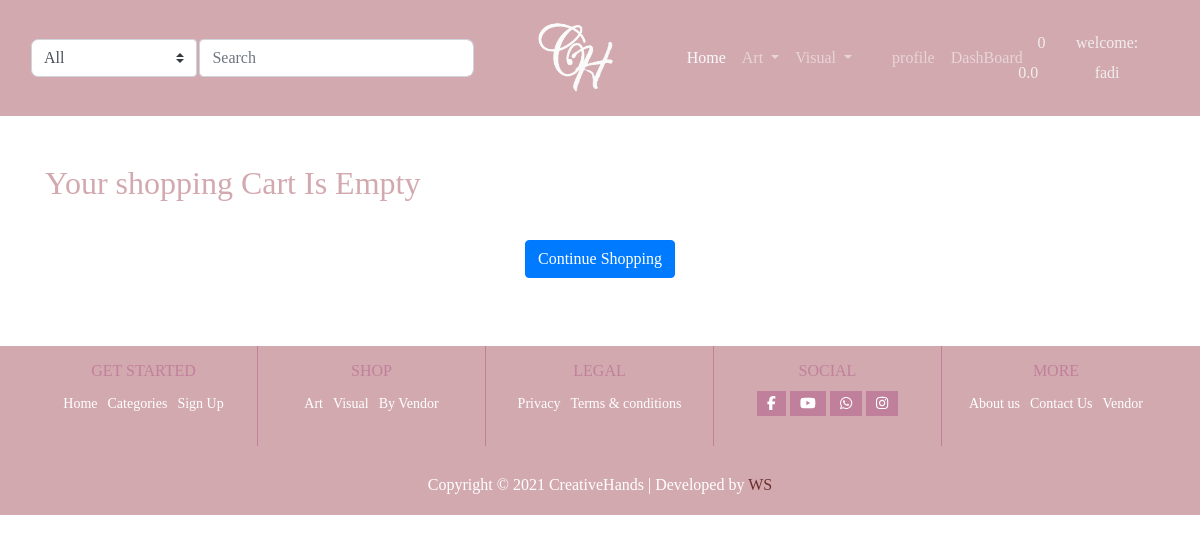
The app's page /cart/ (signed in), older data.
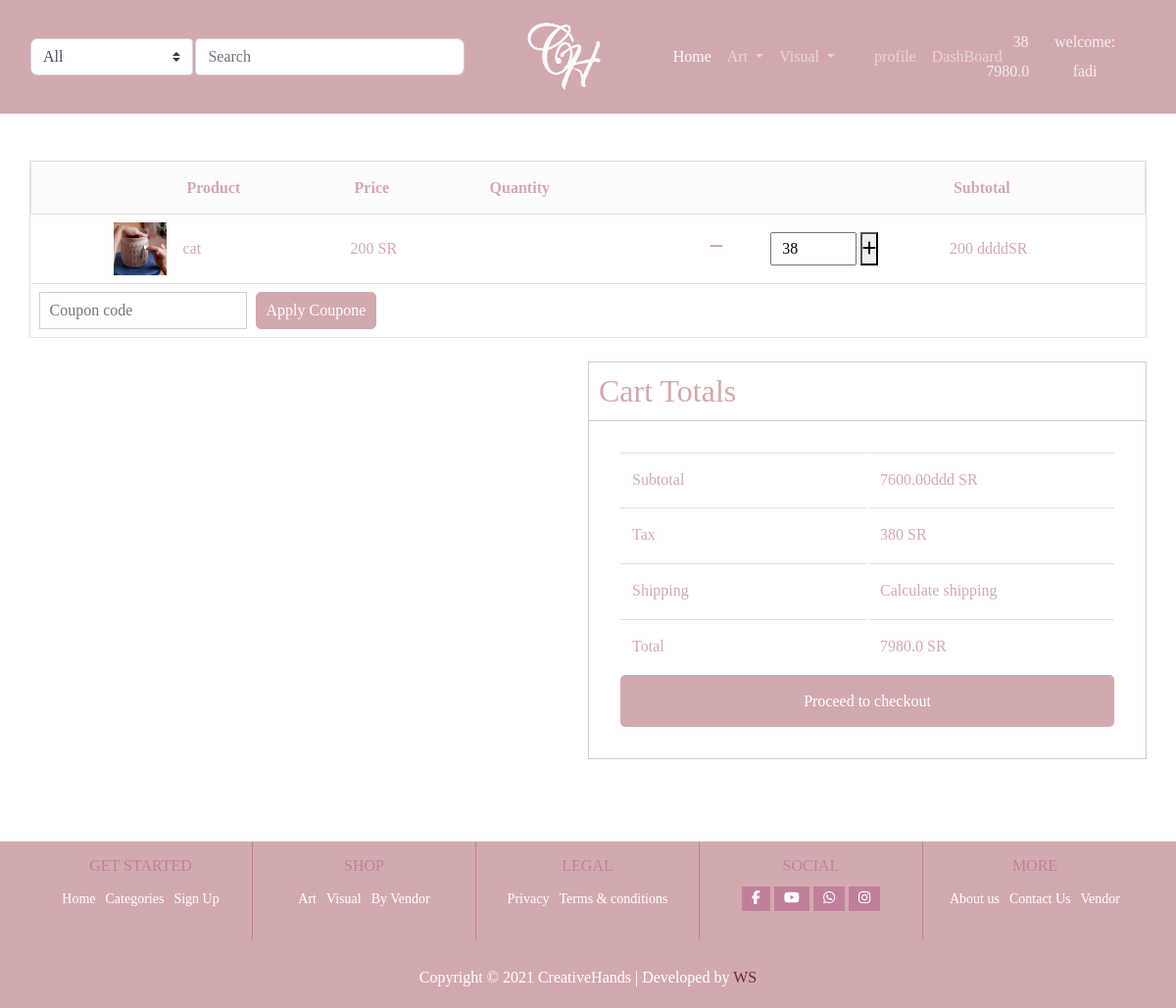
The same page, newer data.
### cart/models.py (models this page shows, shortened)
class CartItems(models.Model):
    user = models.ForeignKey(Account,on_delete=models.CASCADE,null=True)
    product = models.ForeignKey(Product, on_delete=models.CASCADE)
    variations = models.ManyToManyField(Variation,blank=True)
    cart = models.ForeignKey(Cart, on_delete=models.CASCADE,null=True) # foreignkey  Cart with cart_id
    quantity = models.IntegerField()
    def __str__(self):
        return str(self.product)

### product/models.py (models this page shows, shortened)
class Product(models.Model):
    user = models.ForeignKey(User, null=True, on_delete=models.SET_NULL)
    PRDName = models.CharField(max_length=75)
    PRDVandor_Name = models.CharField(max_length=75)
    PRDCategory = models.ForeignKey('Category', on_delete=models.CASCADE, blank=True, null=True)
    PRDIMG = models.ImageField(upload_to='', blank=True, null=True)
    PRDDec = models.TextField(max_length=500)
    PRDBrand = models.ForeignKey('settings.Brand', on_delete=models.CASCADE, blank=True, null=True)
    PRDPrice = models.DecimalField(max_digits=5, decimal_places=2)
    PRDCost = models.DecimalField(max_digits=5, decimal_places=2)
    PRDDisc = models.DecimalField(max_digits=5, decimal_places=2)
    PRDSlug = models.SlugField(blank=True, null=True, allow_unicode=True)
    PRDCreated = models.DateTimeField()
    PRDISNew = models.BooleanField(default=False)
    PRDISbest = models.BooleanField(default=False)
    stock = models.IntegerField(default=0)
    tax = models.DecimalField(max_digits=3, decimal_places=2, default=0.15)
    on_sale = models.BooleanField(default=False)
    sale_date = models.BooleanField(default=True)
    on_sale_start = models.DateField(null=True, blank=True)
    on_sale_ends = models.DateField(null=True, blank=True)
    approved = models.BooleanField(default=False)
    featured = models.BooleanField(default=False)
    limited_products = models.BooleanField(default=False)
    added_date = models.DateTimeField(auto_now_add=True, null=True)
    update_date = models.DateTimeField(auto_now_add=True, null=True)
    weight = models.IntegerField(default=0, null=True)
    length = models.DecimalField(decimal_places=2, default=0, max_digits=100)
    height = models.DecimalField(decimal_places=2, default=0, max_digits=100)
    width = models.DecimalField(decimal_places=2, default=0, max_digits=100)
    def __str__(self):
        return self.PRDName
    def get_absolute_url(self):
        return reverse('products:pro_detail', kwargs={"slug": self.PRDSlug})

### cart/views.py (the view, shortened to what this page needs)
# urls.py: path('', views.CartView, name='cart_item'),                           # to home page or display all products
def CartView(request, total=0, quantity=0, tax=0, cart_items=None):
    try:
        tax = 0
        if request.user.is_authenticated:
            cart_items = CartItems.objects.filter(user=request.user)
            for cart_item in cart_items:
                tax = 0
                total += (cart_item.product.PRDPrice * cart_item.quantity)
                quantity += cart_item.quantity
                tax += (total) * (cart_item.product.tax)
                print(total, "dklslfkds")
            total_tex = (total + tax)
    except ObjectDoesNotExist:
        total_tex = (total + tax)
    context = {
        'cart_items': cart_items,
        'quantity': quantity,
        'total': total,
        'tax': tax,
        'total_tex': total_tex,
    }
    return render(request, 'cart.html', context)

### cart/context_processos.py (called while the page is built)
def counter(request):
    cart_count = 0  # var coz counter number on  cart
    if 'admin' in request.path:  # request path if admin can you though data to return see anything
        return {}
    else:
        try:
            cart = Cart.objects.filter(cart_id=_cart_id(request))
            if request.user.is_authenticated:
                cart_items = CartItems.objects.all().filter(user=request.user)
            else:
                cart_items = CartItems.objects.all().filter(cart=cart[:1])
            for cart_item in cart_items:
                cart_count += cart_item.quantity
        except Cart.DoesNotExist:
            cart_count = 0
    return dict(cart_count=cart_count)

### cart/views.py (called while the page is built)
def _cart_id(request):  # creat session id to cart
    cart = request.session.session_key
    if not cart:
        request.session.create()  # create new session
    return cart

### product/context_processors.py (called while the page is built)
def menu_links(request):
    links = Category.objects.all()
    return dict(links=links)

### product/models.py (called while the page is built)
    def get_url(self):
        return reverse('products:category_slug', args={self.slug})

    def __str__(self):
        return self.CATName

### cart/templates/cart.html (shortened to what the changed rows need)
<!DOCTYPE html>
{% extends 'product/base.html' %}
{% load static %}
{% block  body %}
<body class="body-class">
<section class="cart-section my-5">
    <div class="container">
        {% if not cart_items %}
        <h2> Your shopping Cart Is Empty</h2>
        <br>
        <div class="text-center">
            <a href="{% url 'products:pro_list' %}"class="btn btn-primary">
                Continue Shopping
            </a>
        </div>
        {% else %}
        <div class="row">
            <div class="table-responsive">
                <table class="table">
                    <thead class="m-none">
                        <tr>
                            <th></th>
                        <th></th>
                        <th>Product</th>
                        <th>Price</th>
                        <th>Quantity</th>
                        <th>Subtotal</th>
                        </tr>
                    </thead>
                    {% for item in cart_items %}
                    <tbody>
                       <tr>
                           <td><a href="{% url 'cart:remove_cart_item' item.product.id item.id %}" class="remove"> <i class="fal fa-times-circle"></i></a></td>
                           <td class="product-img m-none"><a href=""><img class="img-fluid" src="{{ item.product.PRDIMG.url}}" alt=""></a></td>
                           <td>
                               <a href="{{ item.product.get_absolute_url}}" class="product-title">
                                   {{ item }}                               </a>
                           </td>
                           <td>
                               <span class="price-amount amount">
                                   <bdi>{{item.product.PRDPrice |floatformat:0}}</bdi>
                                   <span class="price-simbole">
                                       SR
                                   </span>
                               </span>
                 <td>
<div class="col">
    <div class="row">
        <div class="col-md-6">
        </div>
                               <a href="{% url 'cart:remove_cart' item.product.id item.id %}" > <span class="mr-5"><i class="fa fa-minus"></i>  </span> </a>
                               <form action="{% url 'cart:add_cart' item.product.id %}" method="POST">
                                  <input class="to" type="text" value="{{item.quantity}}" title="qty" min="0" max="5" size="6" placeholder="" inputmode="numeric">
                                <button type="submit" value="v"><input type="hidden"><i class="fa fa-plus" aria-hidden="true"></i>
 </button>
                               </form>
                                        </div>
</div>
                           </td>
                              <td>
                               <span class="sub-total">
                                   <bdi>
                                       {{ item.product.PRDPrice | floatformat:0}} ddddSR
                                   </bdi>
                               </span>
                           </td>
                       </tr>
                       <tr>
                           <td colspan="6">
                               <form method="POST" action="">
                                   <div class="coupon-section">
                                       <input name class="coupone" type="text" placeholder="Coupon code">
                                       <button type="submit" class="coupon-btn">Apply Coupone</button>
                                   </div>
                               </form>
                           </td>
                       </tr>
                    </tbody>
                    {% endfor %}
                </table>
            </div>
            <div class="cart-total-section container">
               <div class="row mt-4">
                   <div class="col-lg-6 offset-lg-6 col-md-12">
                    <h2 class="cart-total">Cart Totals</h2>
                    <table class="table shipping-table">
                        <tbody>
                            <tr>
                                <td class="m-none">Subtotal</td>
                                <td>
                                    <bdi>
                                        {{ total  }}ddd
                                        <span class="currency-symbol">
                                            SR
                                        </span>
                                    </bdi>
                                </td>
                            </tr>
                             <tr>
                                <td class="m-none">Tax</td>
                                <td>
                                    <bdi>
                                         {{ tax |floatformat:0 }}
                                        <span class="currency-symbol">
                                            SR
                                        </span>
                                    </bdi>
                                </td>
                            </tr>
                            <tr>
                                <td class="m-none">Shipping</td>
                                <td>
                                    <a class="shipping-btn" href="#">Calculate shipping</a>
                                </td>
                            </tr>
                            <tr>
                                <td class="m-none">Total</td>
                                <td>
                                    <bdi>
                                         {{ total_tex |floatformat:1 }}
                                        <span class="currency-symbol">
                                            SR
                                        </span>
                                    </bdi>
                                </td>
                            </tr>
                            <tr class="process-btn">
                                <td colspan="2" class="checkout-btn-td">
                                    <a href="{% url 'cart:checkout' %}" class="process-checkout-btn">Proceed to checkout</a>
                                </td>
                            </tr>
                        </tbody>
                    </table>
               </div>
               </div>
            </div>
        </div>
        {% endif %}
    </div>
</section>
</body>
{% endblock  %}

### product/templates/product/base.html (shortened to what the changed rows need)
<!DOCTYPE html>
{% load static %}
<html lang="en">
<head>
    <link rel="stylesheet" href="https://cdn.moyasar.com/mpf/1.2.0/moyasar.css">
    <link rel="stylesheet" href="{% static 'css/woocommerce.min.css' %} ">
    <link rel="stylesheet" href="{% static 'css/animate.min.css' %}">
    <link rel="stylesheet" href="{% static 'css/aos2.3.4.css' %}">
    <link rel="stylesheet" href="{% static 'css/linearicons.css' %}">
    <link rel="stylesheet" href="{% static 'css/elementor-icons.min.css' %}">
    <link rel="stylesheet" href="{% static 'css/fontawesome.css' %}">
    <link rel="stylesheet" href="{% static 'css/owl.theme.default.min.css' %}">
    <link rel="stylesheet" href="{% static 'css/slick.min.css' %}">
    <link rel="stylesheet" href="{% static 'css/owl.carousel.css' %}">
    <link rel="stylesheet" href="{% static 'css/bootstrap.min.css' %} ">
    <link rel="stylesheet" href="{% static 'css/woocommerce.min.css' %} ">
    <link rel="stylesheet" href="{% static 'css/style.css' %} ">
</head>
<nav class="navbar navbar-expand-lg navbar-dark bg-brand pr-5">
    <div class="navbar-nav col-lg-5 col-sm-12 order-lg-2" style="margin: 20px 0">
        <div class="container-fluid p-0 justify-content-center">
            <div class="navbar-nav col-4 col-lg-3 order-lg-2 justify-content-center text-center p-0 cart-info "
                 id="cart-info">
                <a href="{% url 'cart:checkout'%}" class="nav-item " data-toggle="modal" data-target="#cartModal">
                    <span class="price  ">{{cart_count}}</span>
                    <br>
                    <span class="price">  {{ total_tex |floatformat:1 }}
  </span>
                    <i class="fas fa-shopping-basket" style="font-size: 20px" data-toggle="modal"
                       data-target="#cartModal" value="5">
                    </i>
                </a>
            </div>
        </div>
    </div>
</nav>
{% block body %}
{% endblock %}
</html>

Row changes from the older to the newer data that the page shows:
added CartItems: product.PRDIMG (picture), product.PRDName "cat", product.PRDPrice "200", quantity "38"
Text that changed along with them:
{{ cart_count }}: "0" → "38"
{{ total_tex |floatformat:1 }}: "0.0" → "7980.0"
{{ total }}: (not shown) → "7600.00"
{{ tax |floatformat:0 }}: (not shown) → "380"
{{ total_tex |floatformat:1 }}: (not shown) → "7980.0"
text no longer shown: "Your shopping Cart Is Empty Continue Shopping"
text now shown: "Product Price Quantity Subtotal Cart Totals Subtotal ddd SR Tax SR Shipping Calculate shipping Total SR Proceed to checkout"
